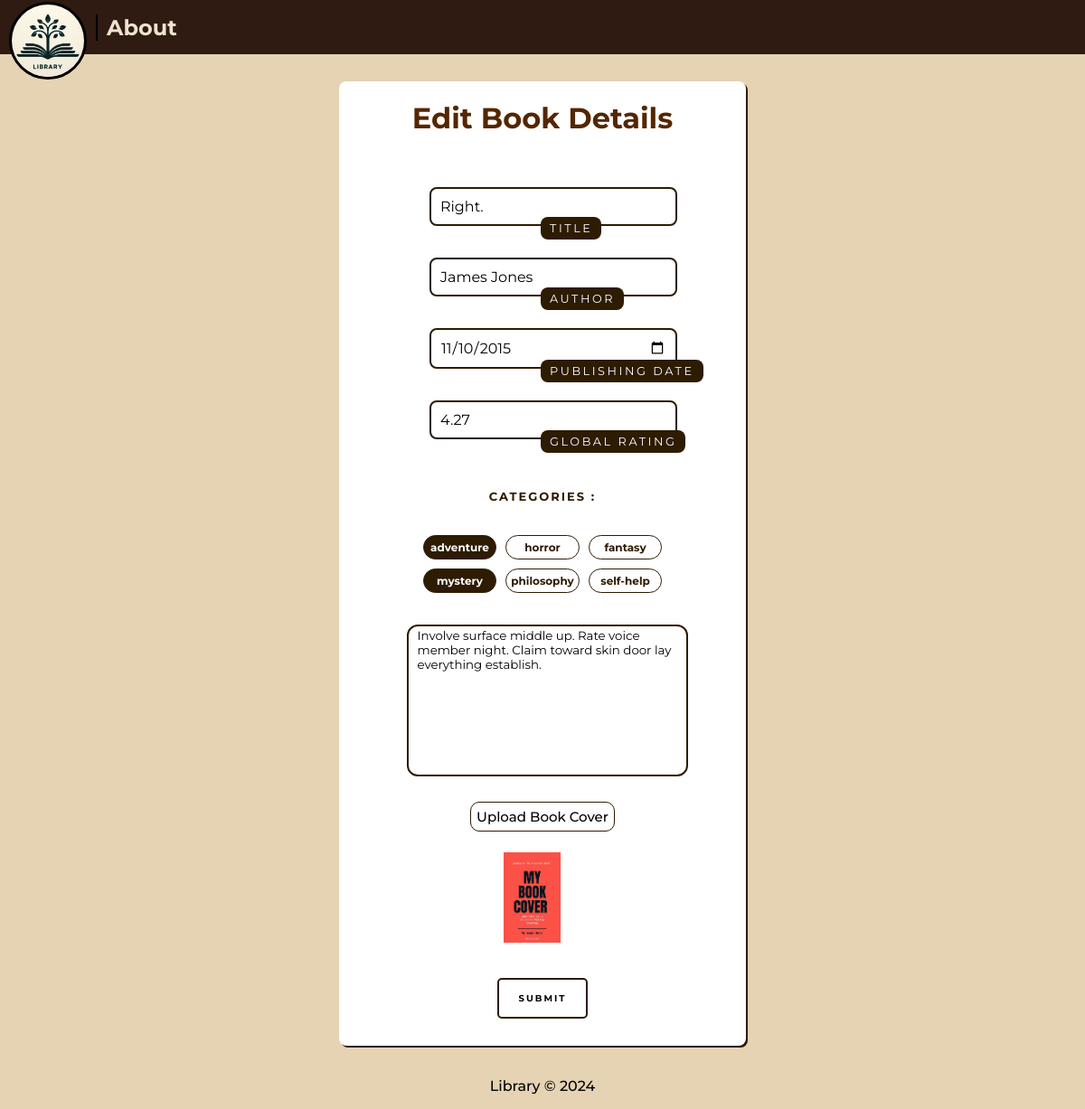
Before: /edit-book/46/ with the older database file.
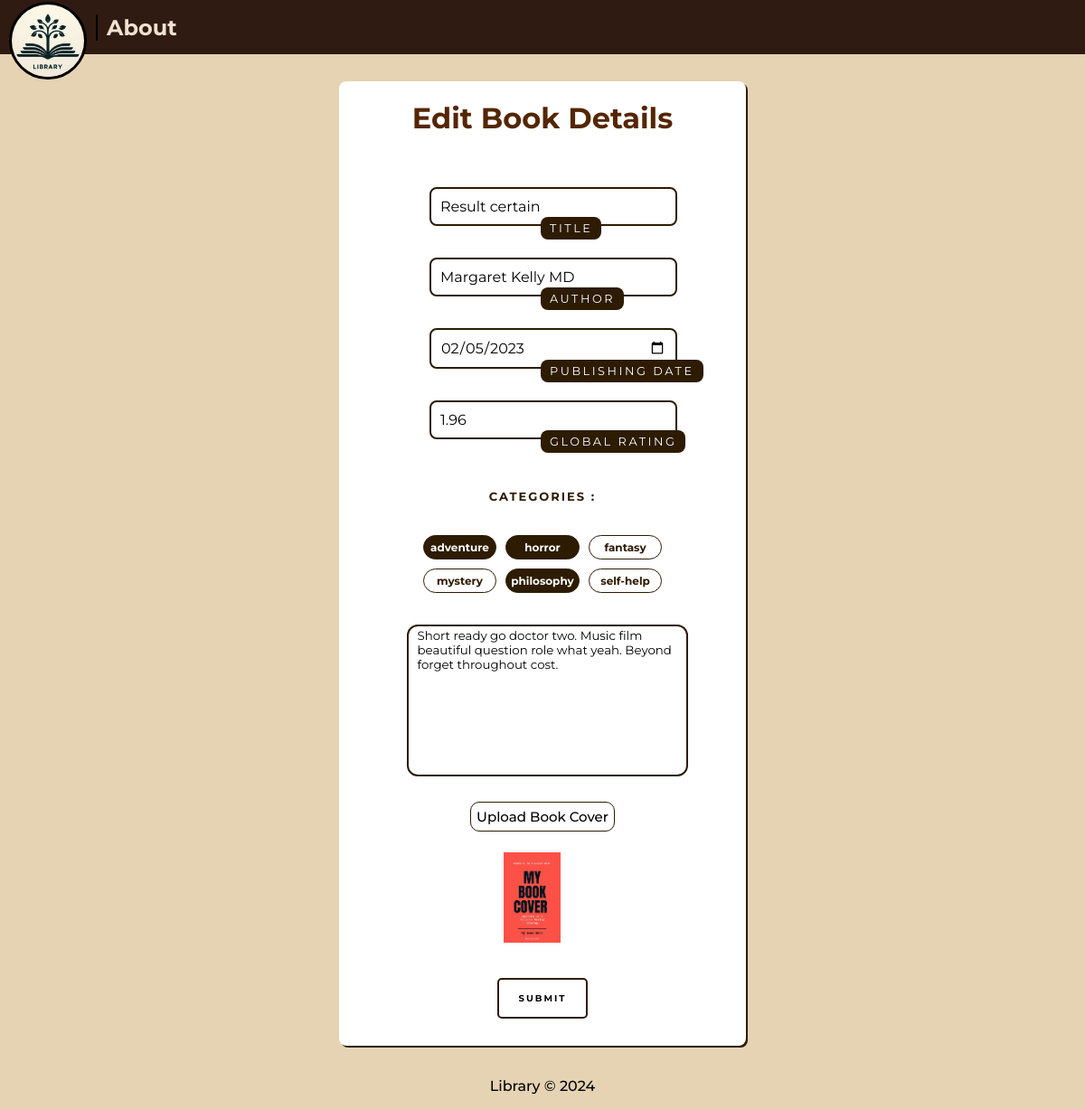
After: the same page with the newer database file.
### libraryManager/models.py (models this page shows, shortened)
class Book(models.Model):
    title = models.CharField(max_length=200)
    author = models.CharField(max_length=200)
    rating = models.DecimalField(max_digits=3, decimal_places=2, validators=[MinValueValidator(1.0), MaxValueValidator(5.0)])
    story = models.TextField()
    categories = models.ManyToManyField(Category, blank=True)
    dateAdded = models.DateTimeField(auto_now_add=True)
    datePublished = models.DateField()
    cover = models.ImageField(upload_to='covers/')
    isAvailable = models.BooleanField(default=True)

class Category(models.Model):
    name = models.CharField(max_length=100)
    def __str__(self):
        return self.name

### libraryManager/views.py (the view, shortened to what this page needs)
# urls.py: path('edit-book/<int:book_id>/', views.editBook),
def editBook(request, book_id):
    book = Book.objects.get(id=book_id)
    categories = Category.objects.all()
    data = {'book': book, 'categories': categories}
    return render(request, 'edit-book.html', data)

### templates/edit-book.html (shortened to what this page needs)
{% extends 'base.html' %}
{% load static %}
{% block css_js %}
  <link rel="stylesheet" href="{% static 'css/edit-book.css' %}" />
{% endblock %}
{% block content %}
  <form id="add-book-form" method="POST" enctype="multipart/form-data">
    <h1 class="add-book-header">Edit Book Details</h1>
    <div class="form-item">
      <input
        class="normal-input"
        type="text"
        name="title"
        value="{{ book.title }}"
        required
      />
      <span>Title</span>
    </div>
    <div class="form-item">
      <input
        class="normal-input"
        type="text"
        name="author"
        value="{{ book.author }}"
        required
      />
      <span>Author</span>
    </div>
    <div class="form-item">
      <input class="normal-input date-picker" type="date" name="date-published" value="{{ book.datePublished|date:"Y-m-d" }}" required/>
      <span>Publishing Date</span>
    </div>
    <div class="form-item">
      <input
        class="normal-input rating"
        type="number"
        name="rating"
        min="1"
        max="5"
        step="0.01"
        value="{{ book.rating }}"
        required
      />
      <span>Global Rating</span>
    </div>
    <span class="categories">CATEGORIES : </span>
    <div class="category-inputs">
      {% for category in categories %}
      <div class="category-item">
        <div class="custom-checkbox" onclick="toggleCheckbox('{{ category }}')">
          {{ category }}
        </div>
      </div>
      {% endfor %}
    </div>
    <textarea
      name="description"
      rows="10"
      cols="35"
      style="resize: none"
      class="book-desc"
    >{{ book.story }}</textarea>
    <div class="add-image">
      <label for="book-cover-input" class="custom-file-upload">
        Upload Book Cover
      </label>
      <br />
      <img id="image-preview" class="image-preview" src={{ book.cover.url }}/>
    </div>
    <button type="submit" class="submit-button">submit</button>
  </form>
{% endblock %}

Changed rows visible on the page:
changed Book: title "Right." → "Result certain"; author "James Jones" → "Margaret Kelly MD"; date-published "11/10/2015" → "02/05/2023"; rating "4.27" → "1.96"; description "Involve surface middle up. Rate voice member night. Claim toward skin door lay everything establish." → "Short ready go doctor two. Music film beautiful question role what yeah. Beyond forget throughout cost."
